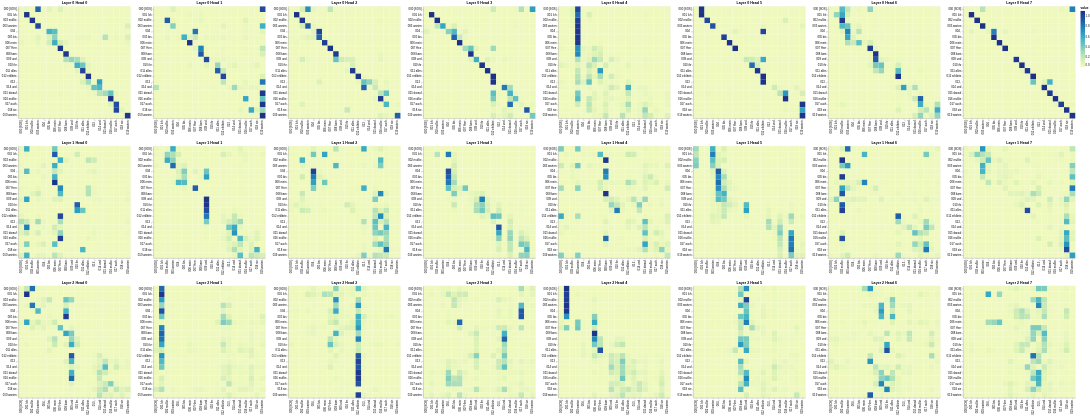

The notebook cell saved with this chart:
### Code cell
# Encoder self-attention
layers = [0, 1, 2]
heads = [0, 1, 2, 3, 4, 5, 6, 7]

get_all_attention_maps(
    "encoder", layers, heads, encoder_input_tokens, encoder_input_tokens, min(20, sentence_len)
)

### Figure 1 — Vega-Lite specification as saved in the notebook (floating-point values rounded to 4 significant figures; data arrays with more than 128 entries replaced by an {"elided": "..."} marker saying what was removed)
{"config": {"view": {"continuousWidth": 300, "continuousHeight": 300}}, "vconcat": [{"hconcat": [{"data": {"name": "data-92739ad3715a9d04283138d1c66e2912"}, "mark": {"type": "rect"}, "encoding": {"color": {"field": "value", "type": "quantitative"}, "tooltip": [{"field": "row", "type": "quantitative"}, {"field": "column", "type": "quantitative"}, {"field": "value", "type": "quantitative"}, {"field": "row_token", "type": "nominal"}, {"field": "col_token", "type": "nominal"}], "x": {"axis": {"title": ""}, "field": "col_token", "type": "nominal"}, "y": {"axis": {"title": ""}, "field": "row_token", "type": "nominal"}}, "height": 400, "name": "view_ace97fd3825c061e_0", "title": "Layer 0 Head 0", "width": 400}, {"data": {"name": "data-04a1a7281e5112a7d41ba4ff773d7e74"}, "mark": {"type": "rect"}, "encoding": {"color": {"field": "value", "type": "quantitative"}, "tooltip": [{"field": "row", "type": "quantitative"}, {"field": "column", "type": "quantitative"}, {"field": "value", "type": "quantitative"}, {"field": "row_token", "type": "nominal"}, {"field": "col_token", "type": "nominal"}], "x": {"axis": {"title": ""}, "field": "col_token", "type": "nominal"}, "y": {"axis": {"title": ""}, "field": "row_token", "type": "nominal"}}, "height": 400, "name": "view_28bef9f9e4f41db6_1", "title": "Layer 0 Head 1", "width": 400}, {"data": {"name": "data-7e328ef110cbb5a3e23e7c8ab1fceec9"}, "mark": {"type": "rect"}, "encoding": {"color": {"field": "value", "type": "quantitative"}, "tooltip": [{"field": "row", "type": "quantitative"}, {"field": "column", "type": "quantitative"}, {"field": "value", "type": "quantitative"}, {"field": "row_token", "type": "nominal"}, {"field": "col_token", "type": "nominal"}], "x": {"axis": {"title": ""}, "field": "col_token", "type": "nominal"}, "y": {"axis": {"title": ""}, "field": "row_token", "type": "nominal"}}, "height": 400, "name": "view_dbc89b07694bbd70_2", "title": "Layer 0 Head 2", "width": 400}, {"data": {"name": "data-3edc4676b96d711e0f2ca24a9b44261c"}, "mark": {"type": "rect"}, "encoding": {"color": {"field": "value", "type": "quantitative"}, "tooltip": [{"field": "row", "type": "quantitative"}, {"field": "column", "type": "quantitative"}, {"field": "value", "type": "quantitative"}, {"field": "row_token", "type": "nominal"}, {"field": "col_token", "type": "nominal"}], "x": {"axis": {"title": ""}, "field": "col_token", "type": "nominal"}, "y": {"axis": {"title": ""}, "field": "row_token", "type": "nominal"}}, "height": 400, "name": "view_991df28850c15ec1_3", "title": "Layer 0 Head 3", "width": 400}, {"data": {"name": "data-fe4987ae757861e38ee400f5aee9ce23"}, "mark": {"type": "rect"}, "encoding": {"color": {"field": "value", "type": "quantitative"}, "tooltip": [{"field": "row", "type": "quantitative"}, {"field": "column", "type": "quantitative"}, {"field": "value", "type": "quantitative"}, {"field": "row_token", "type": "nominal"}, {"field": "col_token", "type": "nominal"}], "x": {"axis": {"title": ""}, "field": "col_token", "type": "nominal"}, "y": {"axis": {"title": ""}, "field": "row_token", "type": "nominal"}}, "height": 400, "name": "view_7f4a6bc009a7a4e7_4", "title": "Layer 0 Head 4", "width": 400}, {"data": {"name": "data-9ee2a08b83c42e0e7b5f554d65749dd0"}, "mark": {"type": "rect"}, "encoding": {"color": {"field": "value", "type": "quantitative"}, "tooltip": [{"field": "row", "type": "quantitative"}, {"field": "column", "type": "quantitative"}, {"field": "value", "type": "quantitative"}, {"field": "row_token", "type": "nominal"}, {"field": "col_token", "type": "nominal"}], "x": {"axis": {"title": ""}, "field": "col_token", "type": "nominal"}, "y": {"axis": {"title": ""}, "field": "row_token", "type": "nominal"}}, "height": 400, "name": "view_b78e14a9de883524_5", "title": "Layer 0 Head 5", "width": 400}, {"data": {"name": "data-38e27a58598e75cc12fb5c3a2edff88a"}, "mark": {"type": "rect"}, "encoding": {"color": {"field": "value", "type": "quantitative"}, "tooltip": [{"field": "row", "type": "quantitative"}, {"field": "column", "type": "quantitative"}, {"field": "value", "type": "quantitative"}, {"field": "row_token", "type": "nominal"}, {"field": "col_token", "type": "nominal"}], "x": {"axis": {"title": ""}, "field": "col_token", "type": "nominal"}, "y": {"axis": {"title": ""}, "field": "row_token", "type": "nominal"}}, "height": 400, "name": "view_bff9498f32414977_6", "title": "Layer 0 Head 6", "width": 400}, {"data": {"name": "data-7a3196f969e0b8d882863480022e2033"}, "mark": {"type": "rect"}, "encoding": {"color": {"field": "value", "type": "quantitative"}, "tooltip": [{"field": "row", "type": "quantitative"}, {"field": "column", "type": "quantitative"}, {"field": "value", "type": "quantitative"}, {"field": "row_token", "type": "nominal"}, {"field": "col_token", "type": "nominal"}], "x": {"axis": {"title": ""}, "field": "col_token", "type": "nominal"}, "y": {"axis": {"title": ""}, "field": "row_token", "type": "nominal"}}, "height": 400, "name": "view_9756483ecc940c27_7", "title": "Layer 0 Head 7", "width": 400}]}, {"hconcat": [{"data": {"name": "data-499073528453c2054bf657364ae71f52"}, "mark": {"type": "rect"}, "encoding": {"color": {"field": "value", "type": "quantitative"}, "tooltip": [{"field": "row", "type": "quantitative"}, {"field": "column", "type": "quantitative"}, {"field": "value", "type": "quantitative"}, {"field": "row_token", "type": "nominal"}, {"field": "col_token", "type": "nominal"}], "x": {"axis": {"title": ""}, "field": "col_token", "type": "nominal"}, "y": {"axis": {"title": ""}, "field": "row_token", "type": "nominal"}}, "height": 400, "name": "view_0abb65c0d5c20a17_0", "title": "Layer 1 Head 0", "width": 400}, {"data": {"name": "data-13c1b42a9e87629ff7039dd41a7f369d"}, "mark": {"type": "rect"}, "encoding": {"color": {"field": "value", "type": "quantitative"}, "tooltip": [{"field": "row", "type": "quantitative"}, {"field": "column", "type": "quantitative"}, {"field": "value", "type": "quantitative"}, {"field": "row_token", "type": "nominal"}, {"field": "col_token", "type": "nominal"}], "x": {"axis": {"title": ""}, "field": "col_token", "type": "nominal"}, "y": {"axis": {"title": ""}, "field": "row_token", "type": "nominal"}}, "height": 400, "name": "view_903e9d54c1821883_1", "title": "Layer 1 Head 1", "width": 400}, {"data": {"name": "data-3928c869f5c4e3811474e5beff8c53b9"}, "mark": {"type": "rect"}, "encoding": {"color": {"field": "value", "type": "quantitative"}, "tooltip": [{"field": "row", "type": "quantitative"}, {"field": "column", "type": "quantitative"}, {"field": "value", "type": "quantitative"}, {"field": "row_token", "type": "nominal"}, {"field": "col_token", "type": "nominal"}], "x": {"axis": {"title": ""}, "field": "col_token", "type": "nominal"}, "y": {"axis": {"title": ""}, "field": "row_token", "type": "nominal"}}, "height": 400, "name": "view_c2d870c5a5e385fb_2", "title": "Layer 1 Head 2", "width": 400}, {"data": {"name": "data-441639be04265887d190f6fc5fb4e767"}, "mark": {"type": "rect"}, "encoding": {"color": {"field": "value", "type": "quantitative"}, "tooltip": [{"field": "row", "type": "quantitative"}, {"field": "column", "type": "quantitative"}, {"field": "value", "type": "quantitative"}, {"field": "row_token", "type": "nominal"}, {"field": "col_token", "type": "nominal"}], "x": {"axis": {"title": ""}, "field": "col_token", "type": "nominal"}, "y": {"axis": {"title": ""}, "field": "row_token", "type": "nominal"}}, "height": 400, "name": "view_8c1271b181d32f58_3", "title": "Layer 1 Head 3", "width": 400}, {"data": {"name": "data-80e09bb2f92ef690b38b4f09cf8086c0"}, "mark": {"type": "rect"}, "encoding": {"color": {"field": "value", "type": "quantitative"}, "tooltip": [{"field": "row", "type": "quantitative"}, {"field": "column", "type": "quantitative"}, {"field": "value", "type": "quantitative"}, {"field": "row_token", "type": "nominal"}, {"field": "col_token", "type": "nominal"}], "x": {"axis": {"title": ""}, "field": "col_token", "type": "nominal"}, "y": {"axis": {"title": ""}, "field": "row_token", "type": "nominal"}}, "height": 400, "name": "view_efe2bdbd194353ca_4", "title": "Layer 1 Head 4", "width": 400}, {"data": {"name": "data-1e088035dd7bc5396b40cda16b1a577d"}, "mark": {"type": "rect"}, "encoding": {"color": {"field": "value", "type": "quantitative"}, "tooltip": [{"field": "row", "type": "quantitative"}, {"field": "column", "type": "quantitative"}, {"field": "value", "type": "quantitative"}, {"field": "row_token", "type": "nominal"}, {"field": "col_token", "type": "nominal"}], "x": {"axis": {"title": ""}, "field": "col_token", "type": "nominal"}, "y": {"axis": {"title": ""}, "field": "row_token", "type": "nominal"}}, "height": 400, "name": "view_dd1459335ed12f93_5", "title": "Layer 1 Head 5", "width": 400}, {"data": {"name": "data-615b3a8e4ec96259e65a9210c63e21f4"}, "mark": {"type": "rect"}, "encoding": {"color": {"field": "value", "type": "quantitative"}, "tooltip": [{"field": "row", "type": "quantitative"}, {"field": "column", "type": "quantitative"}, {"field": "value", "type": "quantitative"}, {"field": "row_token", "type": "nominal"}, {"field": "col_token", "type": "nominal"}], "x": {"axis": {"title": ""}, "field": "col_token", "type": "nominal"}, "y": {"axis": {"title": ""}, "field": "row_token", "type": "nominal"}}, "height": 400, "name": "view_439a919543fa2663_6", "title": "Layer 1 Head 6", "width": 400}, {"data": {"name": "data-86b5ce7a04b0038993d0e0ab093114e6"}, "mark": {"type": "rect"}, "encoding": {"color": {"field": "value", "type": "quantitative"}, "tooltip": [{"field": "row", "type": "quantitative"}, {"field": "column", "type": "quantitative"}, {"field": "value", "type": "quantitative"}, {"field": "row_token", "type": "nominal"}, {"field": "col_token", "type": "nominal"}], "x": {"axis": {"title": ""}, "field": "col_token", "type": "nominal"}, "y": {"axis": {"title": ""}, "field": "row_token", "type": "nominal"}}, "height": 400, "name": "view_7f17714de6f80660_7", "title": "Layer 1 Head 7", "width": 400}]}, {"hconcat": [{"data": {"name": "data-b3e02929af9b6318ece5cd0dd4f552bb"}, "mark": {"type": "rect"}, "encoding": {"color": {"field": "value", "type": "quantitative"}, "tooltip": [{"field": "row", "type": "quantitative"}, {"field": "column", "type": "quantitative"}, {"field": "value", "type": "quantitative"}, {"field": "row_token", "type": "nominal"}, {"field": "col_token", "type": "nominal"}], "x": {"axis": {"title": ""}, "field": "col_token", "type": "nominal"}, "y": {"axis": {"title": ""}, "field": "row_token", "type": "nominal"}}, "height": 400, "name": "view_4033a5490f3c3097_0", "title": "Layer 2 Head 0", "width": 400}, {"data": {"name": "data-159a2b5770720527b78530f1e841d9c7"}, "mark": {"type": "rect"}, "encoding": {"color": {"field": "value", "type": "quantitative"}, "tooltip": [{"field": "row", "type": "quantitative"}, {"field": "column", "type": "quantitative"}, {"field": "value", "type": "quantitative"}, {"field": "row_token", "type": "nominal"}, {"field": "col_token", "type": "nominal"}], "x": {"axis": {"title": ""}, "field": "col_token", "type": "nominal"}, "y": {"axis": {"title": ""}, "field": "row_token", "type": "nominal"}}, "height": 400, "name": "view_a5c15496ad715f21_1", "title": "Layer 2 Head 1", "width": 400}, {"data": {"name": "data-450d106cfa7869ba1cf54557021dcdfe"}, "mark": {"type": "rect"}, "encoding": {"color": {"field": "value", "type": "quantitative"}, "tooltip": [{"field": "row", "type": "quantitative"}, {"field": "column", "type": "quantitative"}, {"field": "value", "type": "quantitative"}, {"field": "row_token", "type": "nominal"}, {"field": "col_token", "type": "nominal"}], "x": {"axis": {"title": ""}, "field": "col_token", "type": "nominal"}, "y": {"axis": {"title": ""}, "field": "row_token", "type": "nominal"}}, "height": 400, "name": "view_99e750b3914a1fc7_2", "title": "Layer 2 Head 2", "width": 400}, {"data": {"name": "data-2244173ddce1b3b6ffbcb0c4c46ad08f"}, "mark": {"type": "rect"}, "encoding": {"color": {"field": "value", "type": "quantitative"}, "tooltip": [{"field": "row", "type": "quantitative"}, {"field": "column", "type": "quantitative"}, {"field": "value", "type": "quantitative"}, {"field": "row_token", "type": "nominal"}, {"field": "col_token", "type": "nominal"}], "x": {"axis": {"title": ""}, "field": "col_token", "type": "nominal"}, "y": {"axis": {"title": ""}, "field": "row_token", "type": "nominal"}}, "height": 400, "name": "view_e610d8ae758b614a_3", "title": "Layer 2 Head 3", "width": 400}, {"data": {"name": "data-8bb0fa14f36ae49beda890e9ef475d4b"}, "mark": {"type": "rect"}, "encoding": {"color": {"field": "value", "type": "quantitative"}, "tooltip": [{"field": "row", "type": "quantitative"}, {"field": "column", "type": "quantitative"}, {"field": "value", "type": "quantitative"}, {"field": "row_token", "type": "nominal"}, {"field": "col_token", "type": "nominal"}], "x": {"axis": {"title": ""}, "field": "col_token", "type": "nominal"}, "y": {"axis": {"title": ""}, "field": "row_token", "type": "nominal"}}, "height": 400, "name": "view_2f32095f89ab36c6_4", "title": "Layer 2 Head 4", "width": 400}, {"data": {"name": "data-6033b850688af6317361a50ca4229298"}, "mark": {"type": "rect"}, "encoding": {"color": {"field": "value", "type": "quantitative"}, "tooltip": [{"field": "row", "type": "quantitative"}, {"field": "column", "type": "quantitative"}, {"field": "value", "type": "quantitative"}, {"field": "row_token", "type": "nominal"}, {"field": "col_token", "type": "nominal"}], "x": {"axis": {"title": ""}, "field": "col_token", "type": "nominal"}, "y": {"axis": {"title": ""}, "field": "row_token", "type": "nominal"}}, "height": 400, "name": "view_a356e8408227cbed_5", "title": "Layer 2 Head 5", "width": 400}, {"data": {"name": "data-8dd4ad1cf7fc7b9263549eabdf327670"}, "mark": {"type": "rect"}, "encoding": {"color": {"field": "value", "type": "quantitative"}, "tooltip": [{"field": "row", "type": "quantitative"}, {"field": "column", "type": "quantitative"}, {"field": "value", "type": "quantitative"}, {"field": "row_token", "type": "nominal"}, {"field": "col_token", "type": "nominal"}], "x": {"axis": {"title": ""}, "field": "col_token", "type": "nominal"}, "y": {"axis": {"title": ""}, "field": "row_token", "type": "nominal"}}, "height": 400, "name": "view_90f035f65d7c2600_6", "title": "Layer 2 Head 6", "width": 400}, {"data": {"name": "data-cbb1bfcb467d9f22a29f655299c12e1a"}, "mark": {"type": "rect"}, "encoding": {"color": {"field": "value", "type": "quantitative"}, "tooltip": [{"field": "row", "type": "quantitative"}, {"field": "column", "type": "quantitative"}, {"field": "value", "type": "quantitative"}, {"field": "row_token", "type": "nominal"}, {"field": "col_token", "type": "nominal"}], "x": {"axis": {"title": ""}, "field": "col_token", "type": "nominal"}, "y": {"axis": {"title": ""}, "field": "row_token", "type": "nominal"}}, "height": 400, "name": "view_654cac0d9397b10b_7", "title": "Layer 2 Head 7", "width": 400}]}], "params": [{"name": "param_1e9efca18e7a2868", "select": {"type": "interval", "encodings": ["x", "y"]}, "bind": "scales", "views": ["view_0abb65c0d5c20a17_0", "view_903e9d54c1821883_1", "view_c2d870c5a5e385fb_2", "view_8c1271b181d32f58_3", "view_efe2bdbd194353ca_4", "view_dd1459335ed12f93_5", "view_439a919543fa2663_6", "view_7f17714de6f80660_7", "view_4033a5490f3c3097_0", "view_a5c15496ad715f21_1", "view_99e750b3914a1fc7_2", "view_e610d8ae758b614a_3", "view_2f32095f89ab36c6_4", "view_a356e8408227cbed_5", "view_90f035f65d7c2600_6", "view_654cac0d9397b10b_7"]}], "$schema": "https://vega.github.io/schema/vega-lite/v6.4.1.json", "datasets": {"data-92739ad3715a9d04283138d1c66e2912": {"elided": "400 records"}, "data-04a1a7281e5112a7d41ba4ff773d7e74": {"elided": "400 records"}, "data-7e328ef110cbb5a3e23e7c8ab1fceec9": {"elided": "400 records"}, "data-3edc4676b96d711e0f2ca24a9b44261c": {"elided": "400 records"}, "data-fe4987ae757861e38ee400f5aee9ce23": {"elided": "400 records"}, "data-9ee2a08b83c42e0e7b5f554d65749dd0": {"elided": "400 records"}, "data-38e27a58598e75cc12fb5c3a2edff88a": {"elided": "400 records"}, "data-7a3196f969e0b8d882863480022e2033": {"elided": "400 records"}, "data-499073528453c2054bf657364ae71f52": {"elided": "400 records"}, "data-13c1b42a9e87629ff7039dd41a7f369d": {"elided": "400 records"}, "data-3928c869f5c4e3811474e5beff8c53b9": {"elided": "400 records"}, "data-441639be04265887d190f6fc5fb4e767": {"elided": "400 records"}, "data-80e09bb2f92ef690b38b4f09cf8086c0": {"elided": "400 records"}, "data-1e088035dd7bc5396b40cda16b1a577d": {"elided": "400 records"}, "data-615b3a8e4ec96259e65a9210c63e21f4": {"elided": "400 records"}, "data-86b5ce7a04b0038993d0e0ab093114e6": {"elided": "400 records"}, "data-b3e02929af9b6318ece5cd0dd4f552bb": {"elided": "400 records"}, "data-159a2b5770720527b78530f1e841d9c7": {"elided": "400 records"}, "data-450d106cfa7869ba1cf54557021dcdfe": {"elided": "400 records"}, "data-2244173ddce1b3b6ffbcb0c4c46ad08f": {"elided": "400 records"}, "data-8bb0fa14f36ae49beda890e9ef475d4b": {"elided": "400 records"}, "data-6033b850688af6317361a50ca4229298": {"elided": "400 records"}, "data-8dd4ad1cf7fc7b9263549eabdf327670": {"elided": "400 records"}, "data-cbb1bfcb467d9f22a29f655299c12e1a": {"elided": "400 records"}}}
